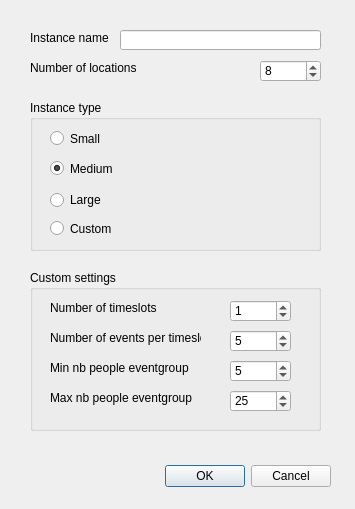
<?xml version="1.0" encoding="UTF-8"?>
<ui version="4.0">
 <class>dialog_instance_generator</class>
 <widget class="QDialog" name="dialog_instance_generator">
  <property name="geometry">
   <rect>
    <x>0</x>
    <y>0</y>
    <width>355</width>
    <height>509</height>
   </rect>
  </property>
  <property name="windowTitle">
   <string>Dialog</string>
  </property>
  <widget class="QDialogButtonBox" name="buttonBox">
   <property name="geometry">
    <rect>
     <x>-10</x>
     <y>460</y>
     <width>341</width>
     <height>32</height>
    </rect>
   </property>
   <property name="orientation">
    <enum>Qt::Horizontal</enum>
   </property>
   <property name="standardButtons">
    <set>QDialogButtonBox::Cancel|QDialogButtonBox::Ok</set>
   </property>
  </widget>
  <widget class="QGroupBox" name="groupBox">
   <property name="geometry">
    <rect>
     <x>30</x>
     <y>100</y>
     <width>291</width>
     <height>151</height>
    </rect>
   </property>
   <property name="title">
    <string>Instance type</string>
   </property>
   <widget class="QRadioButton" name="radioButton_small">
    <property name="geometry">
     <rect>
      <x>20</x>
      <y>30</y>
      <width>131</width>
      <height>17</height>
     </rect>
    </property>
    <property name="text">
     <string>Small</string>
    </property>
   </widget>
   <widget class="QRadioButton" name="radioButton_medium">
    <property name="geometry">
     <rect>
      <x>20</x>
      <y>60</y>
      <width>82</width>
      <height>17</height>
     </rect>
    </property>
    <property name="text">
     <string>Medium</string>
    </property>
    <property name="checked">
     <bool>true</bool>
    </property>
   </widget>
   <widget class="QRadioButton" name="radioButton_large">
    <property name="geometry">
     <rect>
      <x>20</x>
      <y>90</y>
      <width>131</width>
      <height>20</height>
     </rect>
    </property>
    <property name="text">
     <string>Large</string>
    </property>
   </widget>
   <widget class="QRadioButton" name="radioButton_custom">
    <property name="geometry">
     <rect>
      <x>20</x>
      <y>120</y>
      <width>82</width>
      <height>17</height>
     </rect>
    </property>
    <property name="text">
     <string>Custom</string>
    </property>
   </widget>
  </widget>
  <widget class="QGroupBox" name="groupBox_2">
   <property name="geometry">
    <rect>
     <x>30</x>
     <y>270</y>
     <width>291</width>
     <height>161</height>
    </rect>
   </property>
   <property name="title">
    <string>Custom settings</string>
   </property>
   <widget class="QSpinBox" name="spinBox_nbtimeslots">
    <property name="geometry">
     <rect>
      <x>200</x>
      <y>30</y>
      <width>61</width>
      <height>22</height>
     </rect>
    </property>
    <property name="value">
     <number>1</number>
    </property>
   </widget>
   <widget class="QLabel" name="label">
    <property name="geometry">
     <rect>
      <x>20</x>
      <y>30</y>
      <width>131</width>
      <height>16</height>
     </rect>
    </property>
    <property name="text">
     <string>Number of timeslots</string>
    </property>
    <property name="buddy">
     <cstring>spinBox_nbtimeslots</cstring>
    </property>
   </widget>
   <widget class="QLabel" name="label_2">
    <property name="geometry">
     <rect>
      <x>20</x>
      <y>60</y>
      <width>151</width>
      <height>16</height>
     </rect>
    </property>
    <property name="text">
     <string>Number of events per timeslot</string>
    </property>
    <property name="buddy">
     <cstring>spinBox_nbeventspertimeslot</cstring>
    </property>
   </widget>
   <widget class="QLabel" name="label_3">
    <property name="geometry">
     <rect>
      <x>20</x>
      <y>90</y>
      <width>151</width>
      <height>16</height>
     </rect>
    </property>
    <property name="text">
     <string>Min nb people eventgroup</string>
    </property>
    <property name="buddy">
     <cstring>spinBox_minnbpeople</cstring>
    </property>
   </widget>
   <widget class="QLabel" name="label_4">
    <property name="geometry">
     <rect>
      <x>20</x>
      <y>120</y>
      <width>151</width>
      <height>16</height>
     </rect>
    </property>
    <property name="text">
     <string>Max nb people eventgroup</string>
    </property>
    <property name="buddy">
     <cstring>spinBox_maxnbpeople</cstring>
    </property>
   </widget>
   <widget class="QSpinBox" name="spinBox_nbeventspertimeslot">
    <property name="geometry">
     <rect>
      <x>200</x>
      <y>60</y>
      <width>61</width>
      <height>22</height>
     </rect>
    </property>
    <property name="value">
     <number>5</number>
    </property>
   </widget>
   <widget class="QSpinBox" name="spinBox_minnbpeople">
    <property name="geometry">
     <rect>
      <x>200</x>
      <y>90</y>
      <width>61</width>
      <height>22</height>
     </rect>
    </property>
    <property name="minimum">
     <number>1</number>
    </property>
    <property name="maximum">
     <number>250</number>
    </property>
    <property name="value">
     <number>5</number>
    </property>
   </widget>
   <widget class="QSpinBox" name="spinBox_maxnbpeople">
    <property name="geometry">
     <rect>
      <x>200</x>
      <y>120</y>
      <width>61</width>
      <height>22</height>
     </rect>
    </property>
    <property name="minimum">
     <number>1</number>
    </property>
    <property name="maximum">
     <number>250</number>
    </property>
    <property name="value">
     <number>25</number>
    </property>
   </widget>
  </widget>
  <widget class="QLabel" name="label_6">
   <property name="geometry">
    <rect>
     <x>30</x>
     <y>30</y>
     <width>81</width>
     <height>16</height>
    </rect>
   </property>
   <property name="text">
    <string>Instance name</string>
   </property>
   <property name="buddy">
    <cstring>lineedit_instancename</cstring>
   </property>
  </widget>
  <widget class="QLineEdit" name="lineedit_instancename">
   <property name="geometry">
    <rect>
     <x>120</x>
     <y>30</y>
     <width>201</width>
     <height>20</height>
    </rect>
   </property>
  </widget>
  <widget class="QSpinBox" name="spinBox_nblocations">
   <property name="geometry">
    <rect>
     <x>260</x>
     <y>60</y>
     <width>61</width>
     <height>22</height>
    </rect>
   </property>
   <property name="value">
    <number>8</number>
   </property>
  </widget>
  <widget class="QLabel" name="label_5">
   <property name="geometry">
    <rect>
     <x>30</x>
     <y>60</y>
     <width>131</width>
     <height>16</height>
    </rect>
   </property>
   <property name="text">
    <string>Number of locations</string>
   </property>
   <property name="buddy">
    <cstring>spinBox_nblocations</cstring>
   </property>
  </widget>
 </widget>
 <resources/>
 <connections>
  <connection>
   <sender>buttonBox</sender>
   <signal>accepted()</signal>
   <receiver>dialog_instance_generator</receiver>
   <slot>accept()</slot>
   <hints>
    <hint type="sourcelabel">
     <x>108</x>
     <y>460</y>
    </hint>
    <hint type="destinationlabel">
     <x>157</x>
     <y>274</y>
    </hint>
   </hints>
  </connection>
  <connection>
   <sender>buttonBox</sender>
   <signal>rejected()</signal>
   <receiver>dialog_instance_generator</receiver>
   <slot>reject()</slot>
   <hints>
    <hint type="sourcelabel">
     <x>176</x>
     <y>460</y>
    </hint>
    <hint type="destinationlabel">
     <x>286</x>
     <y>274</y>
    </hint>
   </hints>
  </connection>
 </connections>
</ui>
